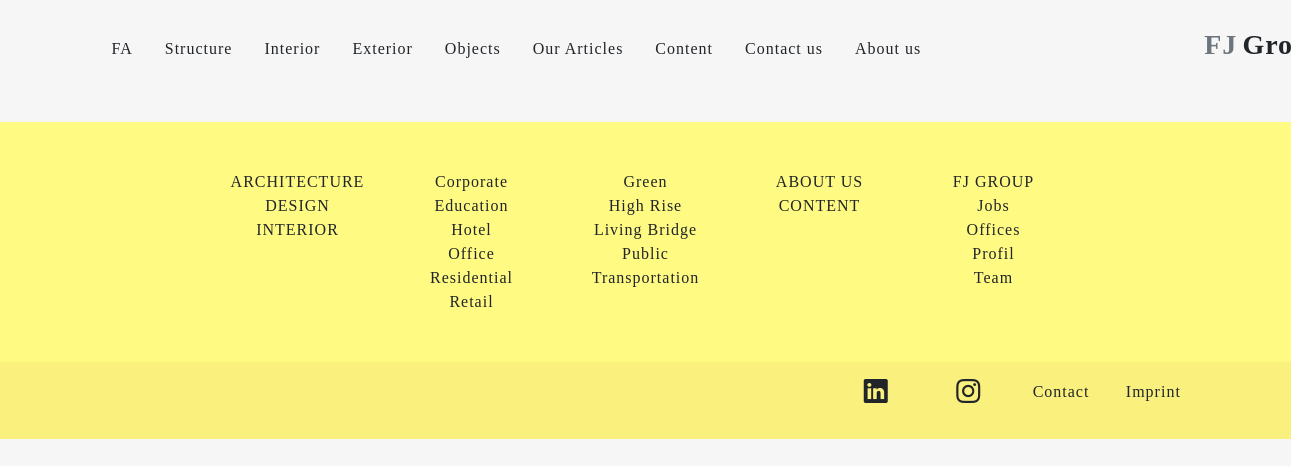
/articles/, run on an earlier commit of the app's database.
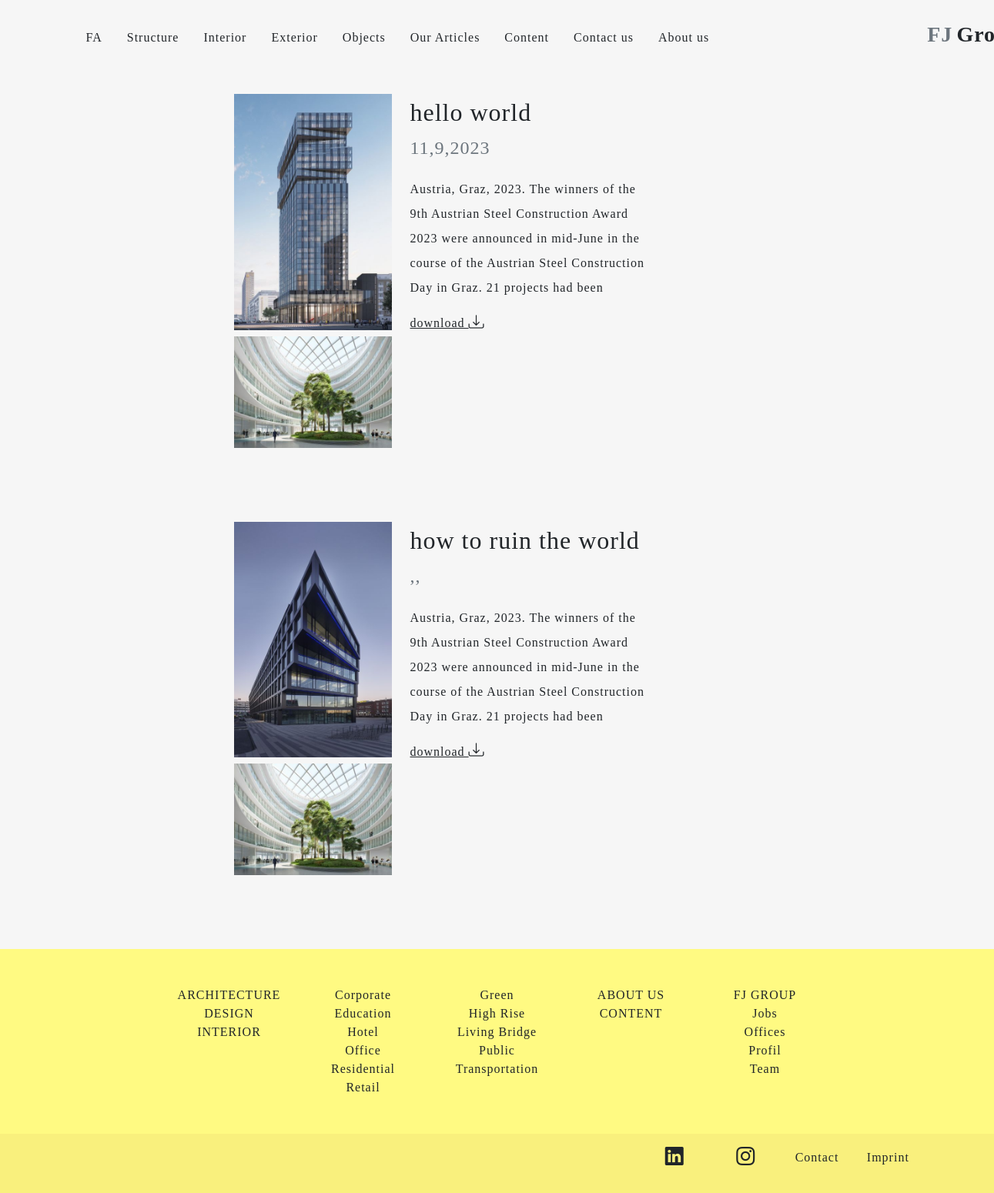
And on a later commit of the database.
### articles_app/models.py (models this page shows, shortened)
class Article(models.Model):
    image = models.ImageField(upload_to='images/article_images', verbose_name='عکس')
    second_image = models.ImageField(upload_to='images/article_images', null=True, verbose_name='عکس دوم')
    title = models.CharField(max_length=300, verbose_name='عنوان')
    persian_title = models.CharField(max_length=300, verbose_name='عنوان(فارسی)')
    description = models.TextField(max_length=1500, verbose_name='توضیحات')
    persian_description = models.TextField(max_length=1500, verbose_name='توضیحات(فارسی)')
    pdf_file = models.FileField(upload_to='pdfs/article_pdf', verbose_name='فایل')
    created_time = models.DateField(auto_now_add=True, null=True, verbose_name='تاریخ تولید')
    class Meta:
        ordering = ('-created_time',)
        verbose_name = 'مقاله'
        verbose_name_plural = 'مقالات'

### articles_app/views.py (the view)
# urls.py: path('', views.articles_view, name='articles'),
def articles_view(request):
    articles = Article.objects.all()
    return render(request, 'articles_app/OurArticles.html', context={'articles': articles})

### articles_app/templates/articles_app/OurArticles.html (shortened to what this page needs)
{% extends 'base.html' %}
{% load static %}
{% block css %}
    <link rel="stylesheet" href="{% static 'Css/OurArticles.css' %}">
    <link rel="stylesheet" href="{% static 'Css/Interior.css' %}">
    <link rel="stylesheet" href="{% static 'Css/Project.css' %}">
{% endblock %}
{% block content %}
{% include 'includes/header2.html' %}
    <main>
    {% for article in articles %}
        <div class="area pt-5 pb-5">
            <div class="container">
                <div class="row justify-content-center">
                    <div class="col-md-5 col-sm-12 col-12 text-end">
                        <img src="{{ article.image.url }}" alt="{{ article.title }}" class="img-fluid w-50 mb-2">
                        <img src="{{ article.second_image.url }}" alt="{{ article.title }}" class="img-fluid w-50">
                    </div>
                    <div class="col-md-5 col-sm-12 col-12">
                        <h2 class="w-75 lh-base EN">{{ article.title}}</h2>
                        <h4 class="text-secondary mb-4 EN">{{ article.created_time.day }},{{ article.created_time.month }},{{ article.created_time.year }}</h4>
                        <p class="w-75 lh-lg EN">{{ article.description }}</p>
                        <a href="{% url 'article_app:article_download' article.id %}" class="text-dark EN">download <i class="bi bi-download h5"></i></a>
                    </div>
                </div>
            </div>
        </div>
    {% endfor %}
    </main>
{% endblock %}

What changed in the data, as far as the page shows it:
added Article: image (picture), second_image (picture), title "hello world", created_time.day "11", created_time.month "9", created_time.year "2023", description "Austria, Graz, 2023. The winners of the 9th Austrian Steel Construction Award 2023 were announced in mid-June in the course of the Austrian Steel Construction Day in Graz. 21 projects had been"
added Article: image (picture), second_image (picture), title "how to ruin the world", description "Austria, Graz, 2023. The winners of the 9th Austrian Steel Construction Award 2023 were announced in mid-June in the course of the Austrian Steel Construction Day in Graz. 21 projects had been"
